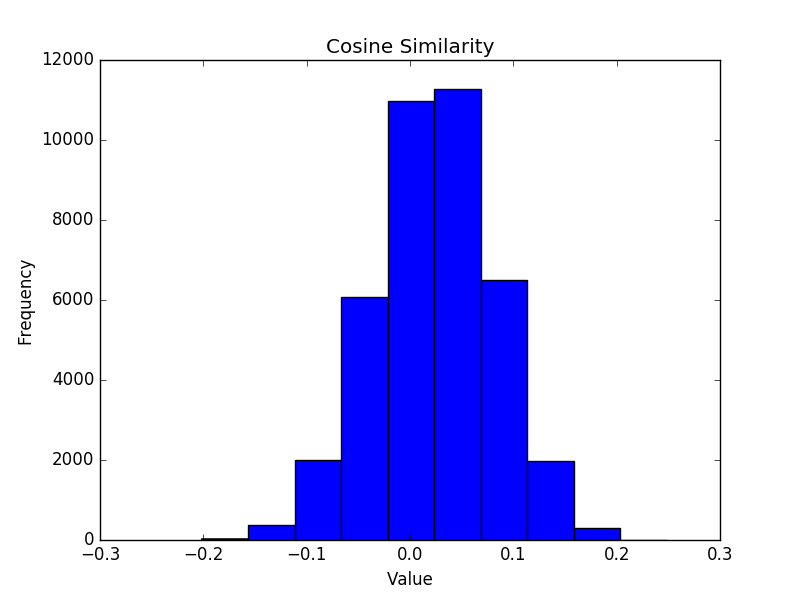

The script that drew this image:
import numpy as np
import matplotlib.pyplot as plt
from numpy import array

f=open('cosine_similarity.txt')
l1=f.read()
l2=l1.splitlines()

Value=array(l2)
Value=Value.astype(np.float)

plt.hist(Value,bins=10)
plt.title("Cosine Similarity")
plt.xlabel("Value")
plt.ylabel("Frequency")

plt.show()
